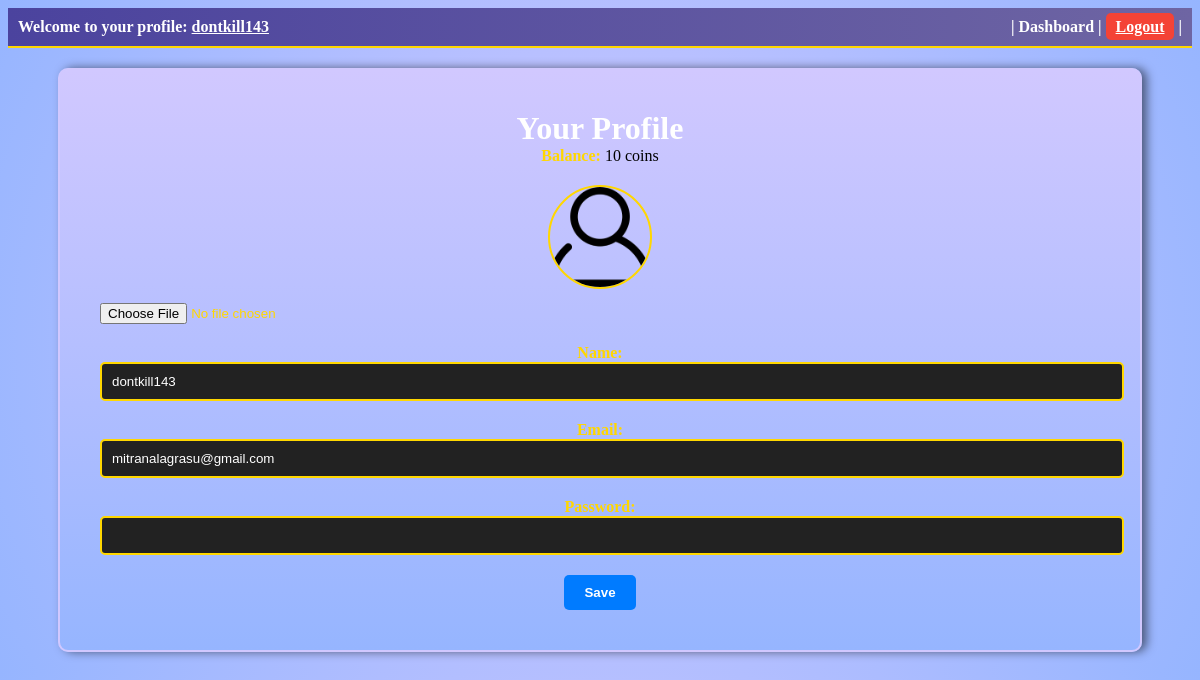
The page /profile (signed in) on the database its author committed.
### main.py (models this page shows, shortened)
class User(db.Model, UserMixin):
    id = db.Column(db.Integer, primary_key=True)
    username = db.Column(db.String(80), unique=True, nullable=False)
    password = db.Column(db.String(120), nullable=False)
    email = db.Column(db.String(120), unique=True, nullable=False)
    profile_photo = db.Column(db.String(255))  # Add this line
    profile_photos = db.Column(db.String(1000))  # Store a list of filenames
    likes = db.relationship("Like", backref="user", lazy=True)
    reputation = db.Column(db.Integer, default=0)
    last_given_reputation_timestamp = db.Column(db.DateTime, default=None)
    reputation_given_count = db.Column(db.Integer, default=0)
    coins = db.Column(db.Integer, default=10)  # Initialize coins to 10
    selected_border_color = db.Column(db.String(20))  # Store the selected border color
    selected_username_color = db.Column(
        db.String(7)
    )  # Store color as a hex string (e.g., "#RRGGBB")
    selected_username_comment = db.Column(db.String(7))  # Store color for comment
    uploaded_photo_count = db.Column(db.Integer, default=0)  # Initialize with 0
    trivia_score = db.Column(
        db.Integer, default=0
    )  # Add this line to store the trivia score
    has_purchased_border_width = db.Column(db.Boolean, default=False)
    selected_border_width = db.Column(
        db.Integer, default=1
    )  # Default border width is 1px
    last_seen = db.Column(db.DateTime, default=datetime.utcnow)
    reset_token = db.Column(db.String(100), nullable=True)
    followers = db.relationship(
        "User",
        secondary="followers",
        primaryjoin="User.id==followers.c.followee_id",
        secondaryjoin="User.id==followers.c.follower_id",
        backref="following",
    )
    friends = relationship(
        "User",
        secondary="friendship",
        primaryjoin=id == Friendship.user_id,
        secondaryjoin=id == Friendship.friend_id,
    )

### main.py (the view, shortened to what this page needs)
@app.route("/profile", methods=["GET", "POST"])
@login_required
def profile():
    if not current_user.profile_photo:
        current_user.profile_photo = "placeholder.png"  # Set the default profile photo
    return render_template(
        "profile.html",
        username=current_user.username,
        current_user=current_user,
        user_balance=current_user.coins,
    )

### main.py (called while the page is built)
@login_manager.user_loader
def load_user(user_id):
    return User.query.get(int(user_id))

@app.before_request
def update_last_seen():
    if current_user.is_authenticated:
        current_user.last_seen = datetime.now(timezone.utc)
        db.session.commit()

### templates/profile.html (shortened to what this page needs)
<!DOCTYPE html>
<html lang="en">
<head>
    <link rel="stylesheet" href="{{ url_for('static', filename='dashboard.css') }}">
</head>
<body>
    <div class="navbar">
        <span>Welcome to your profile: <span class="username">{{ username }}</span></span>
        <div class="button-group">
            <a class="separator">|</a>
            <a href="{{ url_for('dashboard') }}" class="back-button">Dashboard</a>
            <a class="separator">|</a>
            <a href="{{ url_for('logout') }}" class="logout-button">Logout</a>
            <a class="separator">|</a>
        </div>
    </div>
    <div class="dashboard-content profile-content">
        <h1>Your Profile</h1>
        <div class="profile-section">
            <label for="balance">Balance:</label>
            <span id="balance">{{ user_balance }}</span> coins
        </div>
        <form method="POST" enctype="multipart/form-data" action="{{ url_for('profile') }}">
            <div class="profile-photo">
                <img src="{{ url_for('static', filename='uploads/profile-photo/' ~ current_user.profile_photo) }}" alt="Profile Photo">
                <input type="file" id="photo" name="photo" accept="image/*">
            </div>
            <div class="profile-section">
                <label for="name">Name:</label>
                <input type="text" id="name" name="name" value="{{ username }}">
            </div>
            <div class="profile-section">
                <label for="email">Email:</label>
                <input type="email" id="email" name="email" value="{{ current_user.email }}">
            </div>
            <div class="profile-section">
                <label for="password">Password:</label>
                <input type="password" id="password" name="password">
            </div>
            <button class="save-button" type="submit">Save</button>
        </form>
    </div>
</body>
</html>

### static/dashboard.css (style rules this page uses)
h1, h2, h3, p, ul, li { margin: 0; padding: 0; color: white; }
body { background: radial-gradient(circle, #d1c8ff, #96b5ff); }
.navbar { background: linear-gradient(90deg, #4b439e, #6e65a3); color: white; padding: 10px; display: flex; justify-content: space-between; align-items: center; font-weight: bold; border-bottom: 2px solid gold; text-align: right; position: relative; }
.navbar .username { cursor: pointer; text-decoration: underline; }
.navbar .logout-button { background-color: #f44336; color: white; border: none; padding: 5px 10px; cursor: pointer; transition: background-color 0.3s, transform 0.3s ease; border-radius: 5px; }
.dashboard-content { z-index: 1; background: linear-gradient(to bottom, #d1c8ff, #96b5ff); border: 2px solid #d1c8ff; margin: 20px auto; padding: 50px; border-radius: 10px; width: 1000px; text-align: center; transition: background 0.3s; opacity: 1; box-shadow: 5px 0px 10px rgba(0, 0, 0, 0.5); }
.back-button { color: white; text-decoration: none; transition: color 0.3s; }
.profile-content { padding: 40px; }
.profile-photo { text-align: center; margin-bottom: 20px; }
.profile-photo img { width: 100px; height: 100px; object-fit: cover; border-radius: 50%; border: 2px solid gold; }
.profile-photo input[type="file"] { display: block; margin-top: 10px; color: gold; }
.profile-section { margin-bottom: 20px; }
.profile-section label { font-weight: bold; margin-bottom: 5px; color: gold; }
.profile-section input[type="text"], .profile-section input[type="email"], .profile-section input[type="password"], .profile-section textarea { width: 100%; padding: 10px; border: 2px solid gold; border-radius: 5px; background-color: #222; color: white; }
.save-button { padding: 10px 20px; background-color: #007bff; color: white; border: none; border-radius: 5px; cursor: pointer; font-weight: bold; transition: background-color 0.3s, color 0.3s; }

### rows shown on the page
User: username "dontkill143", name "dontkill143", email "mitranalagrasu@gmail.com"

### other values the page prints
{{ user_balance }} "10"
